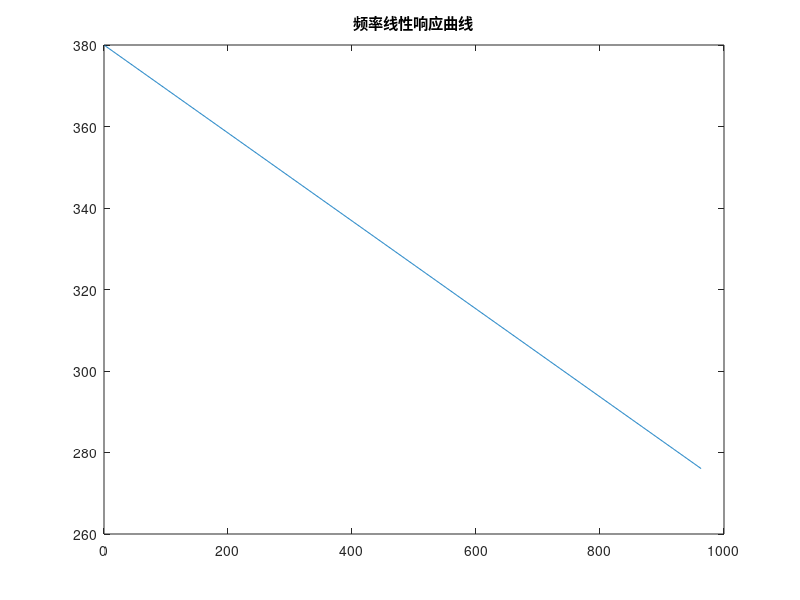
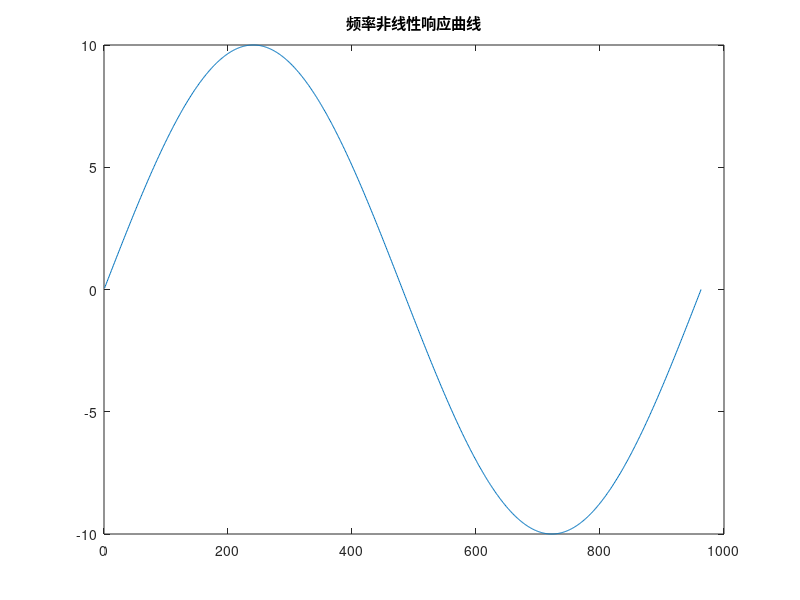
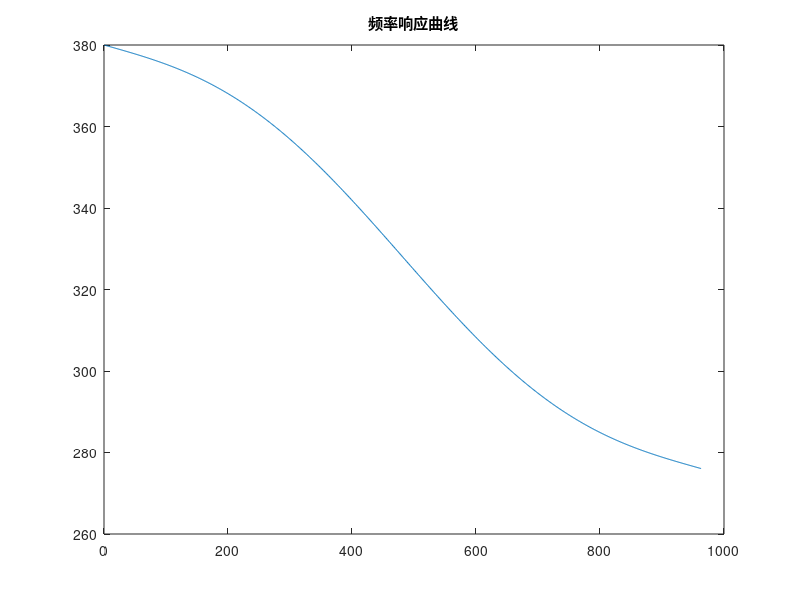
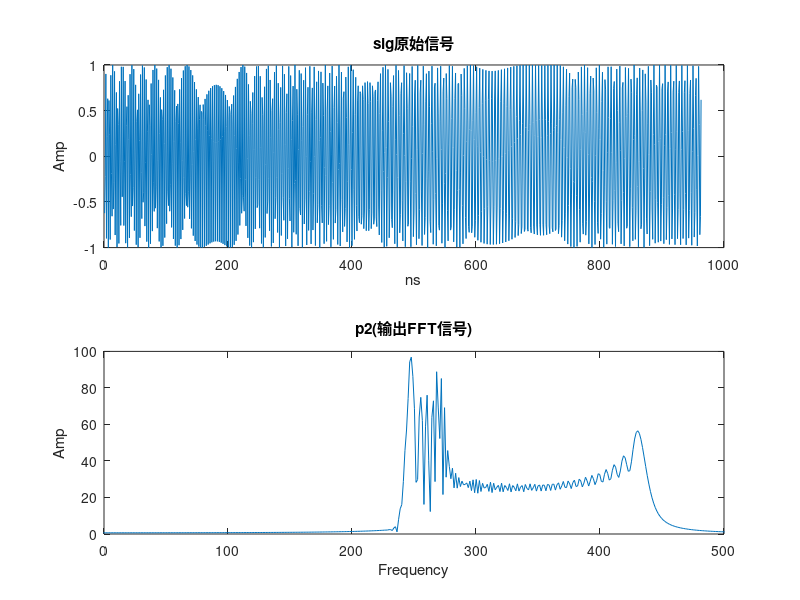

These charts were generated, in order, by the following MATLAB code: (Note: this script raises an error after producing the figures.)


%% chirp AOD 非线性的扫频信号 
clear all
close all

L=4.5;%开放功能
v=5.742;
fa=380;fb=200; %a起始，b结束；开放功能
T_chirp = L/v*1000;
ramp=(fa-fb)/(T_chirp*1.064);%MHz,ns   1/5.742=174;1.5/5.742=261
% Fs=1000;%Fs,M
Fs=1228.8;%Fs,M；采样率
Amp=1;

N=round(L/v*Fs);
t=(1:N)';%ns

Phi0 = fa - ramp/2*t;

A = 0;   % Piston,即相位对齐
Phi1 = A;

B = 0;   % defocus
Phi2 = B*t;

C = 0;   % Astigmatism
Phi3 = C*t.^2;

D = 10;   % Coma
Phi4 = D*sin(2*pi*t/N);

E = 0;   % Trefoil
Phi5 = E*sin(6*pi*t/N);

F = 0;   % Spherical Aberration
Phi6 = F*t.^3;

G = 0;   % Secondary Astigmatism
Phi7 = G*t.^4;

H = 0;   % Quadrafoil
Phi8 =  H*sin(8*pi*t/N);

Phi=fa - ramp/2*t + A + B*t + C*t.^2+ F*t.^3 + G*t.^4 + D*sin(2*pi*t/N) + E*sin(6*pi*t/N)  + H*sin(8*pi*t/N);

figure(1)
plot(t,Phi0)
title('频率线性响应曲线')

figure(2)
plot(t,Phi-Phi0)
title('频率非线性响应曲线')

figure(3)
plot(t,Phi)
title('频率响应曲线')

% 画原始信号.........................................
Ts=1/Fs;
% sig=cos(2*pi*f.*t/1000);
sig=zeros(1,N);
sig(t)=cos(2*pi*Phi.*t/1064);

% figure(3)
% plot(t,sig);
% title('sig(原始信号)');
% xlabel('ns');
% ylabel('Amp');

%加窗信号
% Arr=ones(1,N);
% Arr(1:N)=-sin((-2*pi/(4*n))*(n:-1:1));
% Arr(1:n)=sin((pi/2*(0:n-1)/(n-1))).^2;%hann函数
% Arr(N-n+1:N)=sin((pi/2*((n:-1:1)-1)/(n-1))).^2;
% sig2=sig1; %.*Arr';
% sig3=sig.*Arr';
y=int16(32768*sig);
figure(4)
subplot(211)
plot(t,sig);
title('sig原始信号');
xlabel('ns');
ylabel('Amp');
subplot(212)
% Freq=Fs*(0:N-1)/N;
Freq=linspace(-Fs/2,Fs/2,N);
p2=fftshift(abs(fft(sig(t))));
% p3=p2*(x.^2+x);
% p2=abs(fft(sig2));%test
plot(Freq,p2);
title('p2(输出FFT信号)');
xlabel('Frequency');
ylabel('Amp');
xlim([0 500])
hold on
%ylim([0 120]);

y=int64(y);
for i=1:length(y)
    if y(i)<0
        y(i)=y(i)+2^32;
    end
end
% 转换为十六进制字符串，确保是4个十六进制数字
strArray = dec2hex(y,4);
lastFourChars = strArray(:, end-3:end);

stringArray=string(lastFourChars);

filename = sprintf('B3_CAOD_%.2fmm_440_240_%.f_COMA%.3f.txt',L,N,D);
% 打开文件用于写入
fileID = fopen(filename, 'wt');

% 检查文件是否成功打开
if fileID == -1
    error('File cannot be opened');
end

% 循环遍历字符串数组的每个元素
for i = 1:length(stringArray)
    if i==length(stringArray)
        fprintf(fileID, '%s', stringArray(i));
    else
        fprintf(fileID, '%s\n', stringArray(i));
    end
end
    
% 关闭文件
fclose(fileID);
